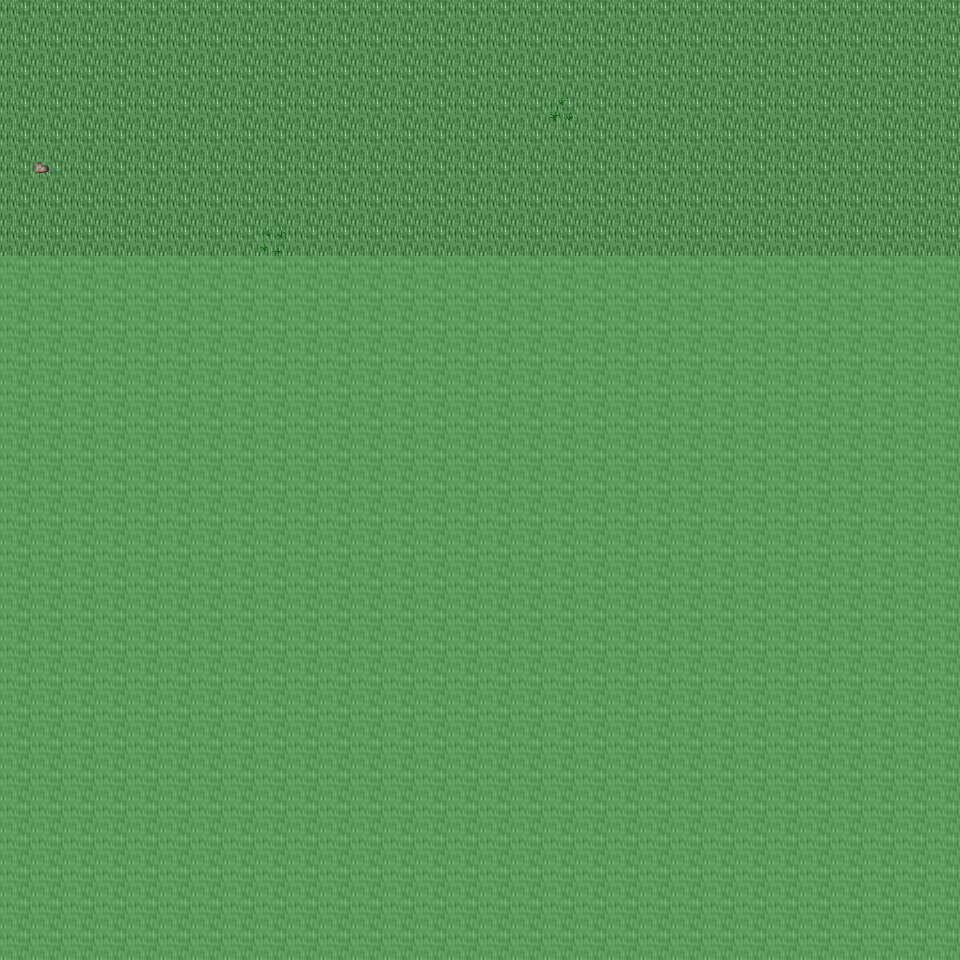

Below is a game level as drawn by its tile map, then a one-line description and the .tmx that defines it (tile-layer data replaced by summaries):
An orthogonal 30x30 tile map with 32x32 px tiles, 6 tile layers (Ground, Object, Object2, Above, ...), 25 tilesets and 3 objects (3x mapchange).

<map version="1.0" orientation="orthogonal" renderorder="right-down" width="30" height="30" tilewidth="32" tileheight="32" nextobjectid="4">
  <tileset firstgid="1" name="tileset_ground_ground" tilewidth="32" tileheight="32" tilecount="33" columns="3">
    <image source="../drawable/tileset_ground_ground.png" width="96" height="352" />
  </tileset>
  <tileset firstgid="34" name="tileset_plant_flower_daisy_white" tilewidth="32" tileheight="32" tilecount="8" columns="2">
    <image source="../drawable/tileset_plant_flower_daisy_white.png" width="64" height="128" />
  </tileset>
  <tileset firstgid="42" name="tileset_ground_grass_edges" tilewidth="32" tileheight="32" tilecount="36" columns="12">
    <image source="../drawable/tileset_ground_grass_edges.png" width="384" height="96" />
  </tileset>
  <tileset firstgid="78" name="tileset_ground_grass_corners" tilewidth="32" tileheight="32" tilecount="24" columns="6">
    <image source="../drawable/tileset_ground_grass_corners.png" width="192" height="128" />
  </tileset>
  <tileset firstgid="102" name="tileset_plant_grasses" tilewidth="32" tileheight="32" tilecount="6" columns="3">
    <image source="../drawable/tileset_plant_grasses.png" width="96" height="64" />
  </tileset>
  <tileset firstgid="108" name="tileset_ground_rock_pebbles" tilewidth="32" tileheight="32" tilecount="3" columns="1">
    <image source="../drawable/tileset_ground_rock_pebbles.png" width="32" height="96" />
  </tileset>
  <tileset firstgid="111" name="tileset_ground_earth_edges" tilewidth="32" tileheight="32" tilecount="18" columns="6">
    <image source="../drawable/tileset_ground_earth_edges.png" width="192" height="96" />
  </tileset>
  <tileset firstgid="129" name="tileset_item_corpse_skull_pale" tilewidth="32" tileheight="32" tilecount="2" columns="2">
    <image source="../drawable/tileset_item_corpse_skull_pale.png" width="64" height="32" />
  </tileset>
  <tileset firstgid="131" name="tileset_logic_collision" tilewidth="32" tileheight="32" tilecount="1" columns="1">
    <image source="../drawable/tileset_logic_collision.png" width="32" height="32" />
  </tileset>
  <tileset firstgid="132" name="tileset_ground_water_swamp_water" tilewidth="32" tileheight="32" tilecount="33" columns="3">
    <image source="../drawable/tileset_ground_water_swamp_water.png" width="96" height="352" />
  </tileset>
  <tileset firstgid="165" name="tileset_plant_tree_tree_darkgreen" tilewidth="32" tileheight="32" tilecount="88" columns="8">
    <image source="../drawable/tileset_plant_tree_tree_darkgreen.png" width="256" height="352" />
  </tileset>
  <tileset firstgid="253" name="tileset_building_death_tower" tilewidth="32" tileheight="32" tilecount="252" columns="9">
    <image source="../drawable/tileset_building_death_tower.png" width="288" height="896" />
  </tileset>
  <tileset firstgid="505" name="tileset_ground_ridge_earth_dark" tilewidth="32" tileheight="32" tilecount="96" columns="12">
    <image source="../drawable/tileset_ground_ridge_earth_dark.png" width="384" height="256" />
  </tileset>
  <tileset firstgid="601" name="tileset_plant_tree_dead_tree_2" tilewidth="32" tileheight="32" tilecount="20" columns="4">
    <image source="../drawable/tileset_plant_tree_dead_tree_2.png" width="128" height="160" />
  </tileset>
  <tileset firstgid="621" name="tileset_item_corpse_swamp_sunken" tilewidth="32" tileheight="32" tilecount="32" columns="8">
    <image source="../drawable/tileset_item_corpse_swamp_sunken.png" width="256" height="128" />
  </tileset>
  <tileset firstgid="653" name="tileset_plant_grasses_swamp" tilewidth="32" tileheight="32" tilecount="42" columns="6">
    <image source="../drawable/tileset_plant_grasses_swamp.png" width="192" height="224" />
  </tileset>
  <tileset firstgid="695" name="tileset_plant_tree_dead_tree_3" tilewidth="32" tileheight="32" tilecount="16" columns="4">
    <image source="../drawable/tileset_plant_tree_dead_tree_3.png" width="128" height="128" />
  </tileset>
  <tileset firstgid="711" name="tileset_plant_stump_hollow_logs" tilewidth="32" tileheight="32" tilecount="6" columns="3">
    <image source="../drawable/tileset_plant_stump_hollow_logs.png" width="96" height="64" />
  </tileset>
  <tileset firstgid="717" name="tileset_ground_rock_rocks" tilewidth="32" tileheight="32" tilecount="4" columns="2">
    <image source="../drawable/tileset_ground_rock_rocks.png" width="64" height="64" />
  </tileset>
  <tileset firstgid="721" name="tileset_ground_rock_rocks_3" tilewidth="32" tileheight="32" tilecount="16" columns="4">
    <image source="../drawable/tileset_ground_rock_rocks_3.png" width="128" height="128" />
  </tileset>
  <tileset firstgid="737" name="tileset_item_corpse_skeleton" tilewidth="32" tileheight="32" tilecount="4" columns="2">
    <image source="../drawable/tileset_item_corpse_skeleton.png" width="64" height="64" />
  </tileset>
  <tileset firstgid="741" name="tileset_item_gothic_skull_post" tilewidth="32" tileheight="32" tilecount="2" columns="1">
    <image source="../drawable/tileset_item_gothic_skull_post.png" width="32" height="64" />
  </tileset>
  <tileset firstgid="743" name="tileset_item_statue_skullpedestal" tilewidth="32" tileheight="32" tilecount="2" columns="1">
    <image source="../drawable/tileset_item_statue_skullpedestal.png" width="32" height="64" />
  </tileset>
  <tileset firstgid="745" name="tileset_building_entrance_int_broken_bars" tilewidth="32" tileheight="32" tilecount="2" columns="1">
    <image source="../drawable/tileset_building_entrance_int_broken_bars.png" width="32" height="64" />
  </tileset>
  <tileset firstgid="747" name="tileset_ground_slate_tiles" tilewidth="32" tileheight="32" tilecount="15" columns="5">
    <image source="../drawable/tileset_ground_slate_tiles.png" width="160" height="96" />
  </tileset>
  <layer name="Ground" width="30" height="30">
    <data>[900 cells, 240 non-empty, 1 distinct tile ids]</data>
  </layer>
  <layer name="Object" width="30" height="30">
    <data>[900 cells, 3 non-empty, 3 distinct tile ids]</data>
  </layer>
  <layer name="Object2" width="30" height="30">
    <data>[900 cells, 0 non-empty, 0 distinct tile ids]</data>
  </layer>
  <layer name="Above" width="30" height="30">
    <data>[900 cells, 0 non-empty, 0 distinct tile ids]</data>
  </layer>
  <layer name="Above2" width="30" height="30">
    <data>[900 cells, 0 non-empty, 0 distinct tile ids]</data>
  </layer>
  <layer name="Walkable" width="30" height="30">
    <data>[900 cells, 660 non-empty, 1 distinct tile ids]</data>
  </layer>
  <objectgroup name="MapEvents">
    <object id="1" name="north" type="mapchange" x="0" y="0" width="960" height="32">
      <properties>
        <property name="map" value="0_ados_mountain_n2_w2_x3_y3" />
        <property name="place" value="south" />
      </properties>
    </object>
    <object id="2" name="west" type="mapchange" x="0" y="0" width="32" height="256">
      <properties>
        <property name="map" value="0_ados_mountain_n2_w2_x2_y4" />
        <property name="place" value="east" />
      </properties>
    </object>
    <object id="3" name="east" type="mapchange" x="928" y="0" width="32" height="256">
      <properties>
        <property name="map" value="0_ados_mountain_n2_w2_x4_y4" />
        <property name="place" value="west" />
      </properties>
    </object>
  </objectgroup>
</map>
